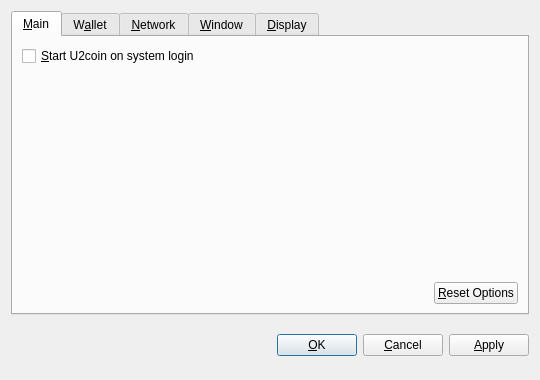
<?xml version="1.0" encoding="UTF-8"?>
<ui version="4.0">
 <class>OptionsDialog</class>
 <widget class="QDialog" name="OptionsDialog">
  <property name="geometry">
   <rect>
    <x>0</x>
    <y>0</y>
    <width>540</width>
    <height>380</height>
   </rect>
  </property>
  <property name="windowTitle">
   <string>Options</string>
  </property>
  <property name="modal">
   <bool>true</bool>
  </property>
  <layout class="QVBoxLayout" name="verticalLayout">
   <item>
    <widget class="QTabWidget" name="tabWidget">
     <property name="tabPosition">
      <enum>QTabWidget::North</enum>
     </property>
     <property name="currentIndex">
      <number>0</number>
     </property>
     <widget class="QWidget" name="tabMain">
      <attribute name="title">
       <string>&amp;Main</string>
      </attribute>
      <layout class="QVBoxLayout" name="verticalLayout_Main">
       <item>
        <widget class="QCheckBox" name="bitcoinAtStartup">
         <property name="toolTip">
          <string>Automatically start U2coin after logging in to the system.</string>
         </property>
         <property name="text">
          <string>&amp;Start U2coin on system login</string>
         </property>
        </widget>
       </item>
       <item>
        <spacer name="verticalSpacer_Main">
         <property name="orientation">
          <enum>Qt::Vertical</enum>
         </property>
         <property name="sizeHint" stdset="0">
          <size>
           <width>20</width>
           <height>40</height>
          </size>
         </property>
        </spacer>
       </item>
       <item>
        <layout class="QHBoxLayout" name="horizontalLayout_2_Main">
         <item>
          <spacer name="horizontalSpacer_2_Main">
           <property name="orientation">
            <enum>Qt::Horizontal</enum>
           </property>
           <property name="sizeHint" stdset="0">
            <size>
             <width>40</width>
             <height>20</height>
            </size>
           </property>
          </spacer>
         </item>
         <item>
          <widget class="QPushButton" name="resetButton">
           <property name="toolTip">
            <string>Reset all client options to default.</string>
           </property>
           <property name="text">
            <string>&amp;Reset Options</string>
           </property>
           <property name="autoDefault">
            <bool>false</bool>
           </property>
          </widget>
         </item>
        </layout>
       </item>
      </layout>
     </widget>
     <widget class="QWidget" name="tabWallet">
      <attribute name="title">
       <string>W&amp;allet</string>
      </attribute>
      <layout class="QVBoxLayout" name="verticalLayout_Network">
       <item>
        <widget class="QLabel" name="transactionFeeInfoLabel">
         <property name="text">
          <string>Optional transaction fee per kB that helps make sure your transactions are processed quickly. Most transactions are 1 kB.</string>
         </property>
         <property name="textFormat">
          <enum>Qt::PlainText</enum>
         </property>
         <property name="wordWrap">
          <bool>true</bool>
         </property>
        </widget>
       </item>
       <item>
        <layout class="QHBoxLayout" name="horizontalLayout_1_Main">
         <item>
          <widget class="QLabel" name="transactionFeeLabel">
           <property name="text">
            <string>Pay transaction &amp;fee</string>
           </property>
           <property name="textFormat">
            <enum>Qt::PlainText</enum>
           </property>
           <property name="buddy">
            <cstring>transactionFee</cstring>
           </property>
          </widget>
         </item>
         <item>
          <widget class="BitcoinAmountField" name="transactionFee"/>
         </item>
         <item>
          <spacer name="horizontalSpacer_1_Main">
           <property name="orientation">
            <enum>Qt::Horizontal</enum>
           </property>
           <property name="sizeHint" stdset="0">
            <size>
             <width>40</width>
             <height>20</height>
            </size>
           </property>
          </spacer>
         </item>
        </layout>
       </item>
       <item>
        <widget class="QLabel" name="label">
         <property name="text">
          <string>If you disable the spending of unconfirmed change, the change from a transaction cannot be used until that transaction has at least one confirmation. This also affects how your balance is computed.</string>
         </property>
         <property name="wordWrap">
          <bool>true</bool>
         </property>
        </widget>
       </item>
       <item>
        <widget class="QCheckBox" name="spendZeroConfChange">
         <property name="text">
          <string>Spend unconfirmed change  (experts only)</string>
         </property>
        </widget>
       </item>
       <item>
        <spacer name="verticalSpacer">
         <property name="orientation">
          <enum>Qt::Vertical</enum>
         </property>
         <property name="sizeHint" stdset="0">
          <size>
           <width>20</width>
           <height>40</height>
          </size>
         </property>
        </spacer>
       </item>
      </layout>
     </widget>
     <widget class="QWidget" name="tabNetwork">
      <attribute name="title">
       <string>&amp;Network</string>
      </attribute>
      <layout class="QVBoxLayout" name="verticalLayout_Network">
       <item>
        <widget class="QCheckBox" name="mapPortUpnp">
         <property name="toolTip">
          <string>Automatically open the U2coin client port on the router. This only works when your router supports UPnP and it is enabled.</string>
         </property>
         <property name="text">
          <string>Map port using &amp;UPnP</string>
         </property>
        </widget>
       </item>
       <item>
        <widget class="QCheckBox" name="connectSocks">
         <property name="toolTip">
          <string>Connect to the U2coin network through a SOCKS proxy (e.g. when connecting through Tor).</string>
         </property>
         <property name="text">
          <string>&amp;Connect through SOCKS proxy:</string>
         </property>
        </widget>
       </item>
       <item>
        <layout class="QHBoxLayout" name="horizontalLayout_Network">
         <item>
          <widget class="QLabel" name="proxyIpLabel">
           <property name="text">
            <string>Proxy &amp;IP:</string>
           </property>
           <property name="textFormat">
            <enum>Qt::PlainText</enum>
           </property>
           <property name="buddy">
            <cstring>proxyIp</cstring>
           </property>
          </widget>
         </item>
         <item>
          <widget class="QValidatedLineEdit" name="proxyIp">
           <property name="maximumSize">
            <size>
             <width>140</width>
             <height>16777215</height>
            </size>
           </property>
           <property name="toolTip">
            <string>IP address of the proxy (e.g. 127.0.0.1)</string>
           </property>
          </widget>
         </item>
         <item>
          <widget class="QLabel" name="proxyPortLabel">
           <property name="text">
            <string>&amp;Port:</string>
           </property>
           <property name="textFormat">
            <enum>Qt::PlainText</enum>
           </property>
           <property name="buddy">
            <cstring>proxyPort</cstring>
           </property>
          </widget>
         </item>
         <item>
          <widget class="QLineEdit" name="proxyPort">
           <property name="maximumSize">
            <size>
             <width>55</width>
             <height>16777215</height>
            </size>
           </property>
           <property name="toolTip">
            <string>Port of the proxy (e.g. 9050)</string>
           </property>
          </widget>
         </item>
         <item>
          <widget class="QLabel" name="socksVersionLabel">
           <property name="text">
            <string>SOCKS &amp;Version:</string>
           </property>
           <property name="textFormat">
            <enum>Qt::PlainText</enum>
           </property>
           <property name="buddy">
            <cstring>socksVersion</cstring>
           </property>
          </widget>
         </item>
         <item>
          <widget class="QValueComboBox" name="socksVersion">
           <property name="toolTip">
            <string>SOCKS version of the proxy (e.g. 5)</string>
           </property>
          </widget>
         </item>
         <item>
          <spacer name="horizontalSpacer_Network">
           <property name="orientation">
            <enum>Qt::Horizontal</enum>
           </property>
           <property name="sizeHint" stdset="0">
            <size>
             <width>40</width>
             <height>20</height>
            </size>
           </property>
          </spacer>
         </item>
        </layout>
       </item>
       <item>
        <spacer name="verticalSpacer_Network">
         <property name="orientation">
          <enum>Qt::Vertical</enum>
         </property>
         <property name="sizeHint" stdset="0">
          <size>
           <width>20</width>
           <height>40</height>
          </size>
         </property>
        </spacer>
       </item>
      </layout>
     </widget>
     <widget class="QWidget" name="tabWindow">
      <attribute name="title">
       <string>&amp;Window</string>
      </attribute>
      <layout class="QVBoxLayout" name="verticalLayout_Window">
       <item>
        <widget class="QCheckBox" name="minimizeToTray">
         <property name="toolTip">
          <string>Show only a tray icon after minimizing the window.</string>
         </property>
         <property name="text">
          <string>&amp;Minimize to the tray instead of the taskbar</string>
         </property>
        </widget>
       </item>
       <item>
        <widget class="QCheckBox" name="minimizeOnClose">
         <property name="toolTip">
          <string>Minimize instead of exit the application when the window is closed. When this option is enabled, the application will be closed only after selecting Quit in the menu.</string>
         </property>
         <property name="text">
          <string>M&amp;inimize on close</string>
         </property>
        </widget>
       </item>
       <item>
        <spacer name="verticalSpacer_Window">
         <property name="orientation">
          <enum>Qt::Vertical</enum>
         </property>
         <property name="sizeHint" stdset="0">
          <size>
           <width>20</width>
           <height>40</height>
          </size>
         </property>
        </spacer>
       </item>
      </layout>
     </widget>
     <widget class="QWidget" name="tabDisplay">
      <attribute name="title">
       <string>&amp;Display</string>
      </attribute>
      <layout class="QVBoxLayout" name="verticalLayout_Display">
       <item>
        <layout class="QHBoxLayout" name="horizontalLayout_1_Display">
         <item>
          <widget class="QLabel" name="langLabel">
           <property name="text">
            <string>User Interface &amp;language:</string>
           </property>
           <property name="textFormat">
            <enum>Qt::PlainText</enum>
           </property>
           <property name="buddy">
            <cstring>lang</cstring>
           </property>
          </widget>
         </item>
         <item>
          <widget class="QValueComboBox" name="lang">
           <property name="toolTip">
            <string>The user interface language can be set here. This setting will take effect after restarting U2coin.</string>
           </property>
          </widget>
         </item>
        </layout>
       </item>
       <item>
        <layout class="QHBoxLayout" name="horizontalLayout_2_Display">
         <item>
          <widget class="QLabel" name="unitLabel">
           <property name="text">
            <string>&amp;Unit to show amounts in:</string>
           </property>
           <property name="textFormat">
            <enum>Qt::PlainText</enum>
           </property>
           <property name="buddy">
            <cstring>unit</cstring>
           </property>
          </widget>
         </item>
         <item>
          <widget class="QValueComboBox" name="unit">
           <property name="toolTip">
            <string>Choose the default subdivision unit to show in the interface and when sending coins.</string>
           </property>
          </widget>
         </item>
        </layout>
       </item>
       <item>
        <widget class="QCheckBox" name="displayAddresses">
         <property name="toolTip">
          <string>Whether to show U2coin addresses in the transaction list or not.</string>
         </property>
         <property name="text">
          <string>&amp;Display addresses in transaction list</string>
         </property>
        </widget>
       </item>
       <item>
        <widget class="QCheckBox" name="coinControlFeatures">
         <property name="toolTip">
          <string>Whether to show coin control features or not.</string>
         </property>
         <property name="text">
          <string>Display coin &amp;control features (experts only!)</string>
         </property>
        </widget>
       </item>
       <item>
        <spacer name="verticalSpacer_Display">
         <property name="orientation">
          <enum>Qt::Vertical</enum>
         </property>
         <property name="sizeHint" stdset="0">
          <size>
           <width>20</width>
           <height>40</height>
          </size>
         </property>
        </spacer>
       </item>
      </layout>
     </widget>
    </widget>
   </item>
   <item>
    <layout class="QHBoxLayout" name="horizontalLayout_Buttons">
     <item>
      <spacer name="horizontalSpacer_1">
       <property name="orientation">
        <enum>Qt::Horizontal</enum>
       </property>
       <property name="sizeHint" stdset="0">
        <size>
         <width>40</width>
         <height>48</height>
        </size>
       </property>
      </spacer>
     </item>
     <item>
      <widget class="QLabel" name="statusLabel">
       <property name="font">
        <font>
         <weight>75</weight>
         <bold>true</bold>
        </font>
       </property>
       <property name="text">
        <string/>
       </property>
       <property name="textFormat">
        <enum>Qt::PlainText</enum>
       </property>
       <property name="wordWrap">
        <bool>true</bool>
       </property>
      </widget>
     </item>
     <item>
      <spacer name="horizontalSpacer_2">
       <property name="orientation">
        <enum>Qt::Horizontal</enum>
       </property>
       <property name="sizeHint" stdset="0">
        <size>
         <width>40</width>
         <height>48</height>
        </size>
       </property>
      </spacer>
     </item>
     <item>
      <widget class="QPushButton" name="okButton">
       <property name="text">
        <string>&amp;OK</string>
       </property>
      </widget>
     </item>
     <item>
      <widget class="QPushButton" name="cancelButton">
       <property name="text">
        <string>&amp;Cancel</string>
       </property>
       <property name="autoDefault">
        <bool>false</bool>
       </property>
      </widget>
     </item>
     <item>
      <widget class="QPushButton" name="applyButton">
       <property name="text">
        <string>&amp;Apply</string>
       </property>
       <property name="autoDefault">
        <bool>false</bool>
       </property>
      </widget>
     </item>
    </layout>
   </item>
  </layout>
 </widget>
 <customwidgets>
  <customwidget>
   <class>BitcoinAmountField</class>
   <extends>QSpinBox</extends>
   <header>bitcoinamountfield.h</header>
  </customwidget>
  <customwidget>
   <class>QValueComboBox</class>
   <extends>QComboBox</extends>
   <header>qvaluecombobox.h</header>
  </customwidget>
  <customwidget>
   <class>QValidatedLineEdit</class>
   <extends>QLineEdit</extends>
   <header>qvalidatedlineedit.h</header>
  </customwidget>
 </customwidgets>
 <resources/>
 <connections/>
</ui>
